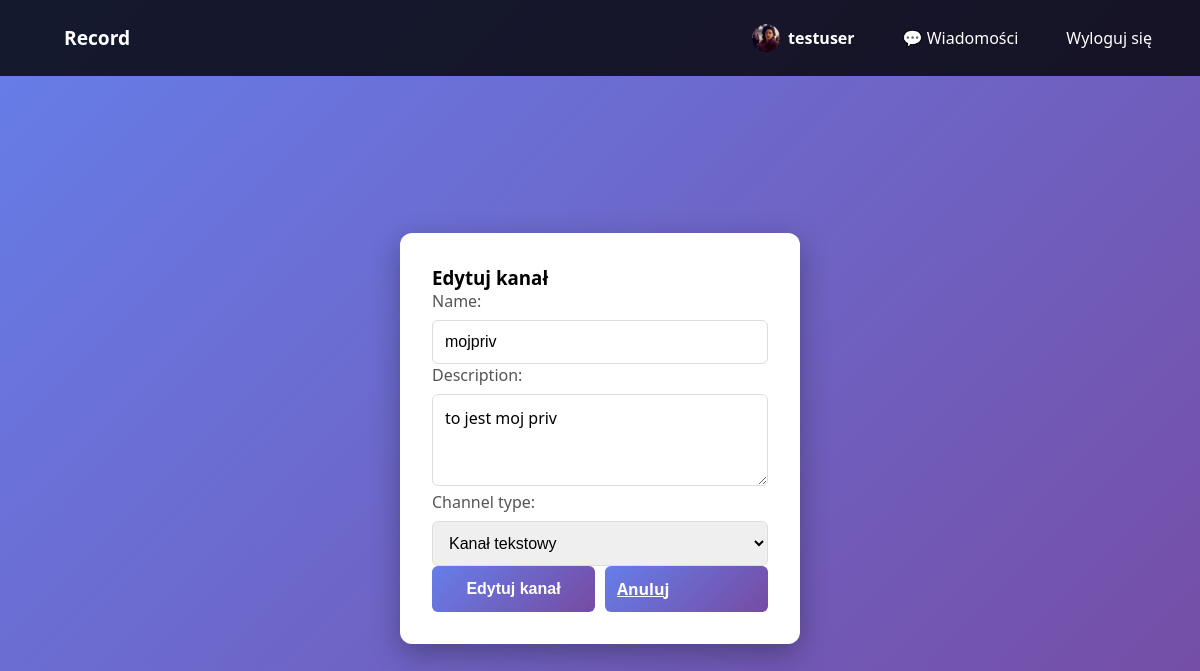
The app's page /channel/6/edit/ (signed in) with its own data.
### record_app/models.py (models this page shows, shortened)
class User(AbstractUser):
    ROLE_CHOICES = [
        ('user', 'Zwykły Użytkownik'),
        ('moderator', 'Moderator'),
        ('admin', 'Administrator'),
    ]
    role = models.CharField(
        max_length=10,
        choices=ROLE_CHOICES,
        default='user'
    )
    is_banned = models.BooleanField(default=False)
    description = models.TextField(blank=True, null=True)
    avatar = models.ImageField(upload_to='avatars/', blank=True, null=True)
    @property
    def avatar_url(self):
        if self.avatar:
            return self.avatar.url
        return f'{settings.MEDIA_URL}avatars/default_pfp.jpg'
    class Meta:
        verbose_name = 'Użytkownik'
        verbose_name_plural = 'Użytkownicy'

class Channel(models.Model):
    CHANNEL_TYPE_CHOICES = [
        ('text', 'Kanał tekstowy'),
        ('voice', 'Kanał głosowy'),
    ]
    name = models.CharField(max_length=100)
    description = models.TextField(blank=True, null=True)
    channel_type = models.CharField(
        max_length=10,
        choices=CHANNEL_TYPE_CHOICES,
        default='text'
    )
    is_public = models.BooleanField(default=True)
    created_by = models.ForeignKey(User, on_delete=models.CASCADE, related_name='created_channels')
    created_at = models.DateTimeField(auto_now_add=True)
    updated_at = models.DateTimeField(auto_now=True)
    class Meta:
        verbose_name = 'Kanał'
        verbose_name_plural = 'Kanały'
        ordering = ['created_at']

### record_app/views.py (the view)
# urls.py: path('channel/<int:channel_id>/edit/', views.edit_channel_view, name='edit_channel'),
@login_required(login_url='login')
def edit_channel_view(request, channel_id):
    channel = get_object_or_404(Channel, id=channel_id)
    if request.user not in [channel.created_by] and request.user.role not in ['admin', 'moderator']:
        messages.error(request, "Nie masz uprawnień do edytowania tego kanału.")
        return redirect('home')
    if request.method == 'POST':
        form = ChannelForm(request.POST, instance=channel)
        if form.is_valid():
            form.save()
            messages.success(request, f"Kanał '{channel.name}' został zaktualizowany.")
            return redirect('home')
    else:
        form = ChannelForm(instance=channel)
    is_admin = request.user.role in ['admin', 'moderator']
    context = {'form': form, 'action': 'Edytuj kanał', 'channel': channel, 'is_admin': is_admin}
    return render(request, 'record_app/channel_form.html', context)

### record_app/forms.py (shortened to what this page needs)
class ChannelForm(forms.ModelForm):
    class Meta:
        model = Channel
        fields = ('name', 'description', 'channel_type', 'is_public')
        widgets = {
            'name': forms.TextInput(attrs={
                'class': 'form-control',
                'placeholder': 'Nazwa kanału',
                'maxlength': '100'
            }),
            'description': forms.Textarea(attrs={
                'class': 'form-control',
                'placeholder': 'Opis kanału (opcjonalnie)',
                'rows': 3
            }),
            'channel_type': forms.Select(attrs={
                'class': 'form-control'
            }),
            'is_public': forms.CheckboxInput(attrs={
                'class': 'form-check-input'
            })
        }

### record_app/context_processors.py (called while the page is built)
def pending_reports(request):
    if request.user.is_authenticated and request.user.role in ('admin', 'moderator'):
        count = Report.objects.filter(status='pending').count()
        return {'pending_reports_count': count}
    return {'pending_reports_count': 0}

### record_app/templates/record_app/channel_form.html (shortened to what this page needs)
{% extends "record_app/base.html" %}
{% load static %}
{% block content %}
<div class="container" style="max-width: 600px; margin: 40px auto;">
    <div class="card">
        <div class="card-header bg-primary text-white">
            <h3 style="margin: 0;">{{ action }}</h3>
        </div>
        <div class="card-body">
            <form method="POST">
                {% for field in form %}
                {% if field.name != 'is_public' or is_admin %}
                <div class="mb-3">
                    {{ field.label_tag }}
                    {% if field.field.widget.input_type == 'checkbox' %}
                    <div class="form-check">
                        {{ field }}
                        <label class="form-check-label" for="{{ field.id_for_label }}">
                            Kanał publiczny (wszyscy mogą go widzieć)
                        </label>
                    </div>
                    {% else %}
                    {{ field }}
                    {% endif %}
                </div>
                {% endif %}
                {% endfor %}
                <div style="display: flex; gap: 10px;">
                    <button type="submit" class="btn btn-primary">{{ action }}</button>
                    <a href="{% url 'home' %}" class="btn btn-secondary">Anuluj</a>
                </div>
            </form>
        </div>
    </div>
</div>
{% endblock %}

### record_app/templates/record_app/base.html (shortened to what this page needs)
{% load static %}
<!DOCTYPE html>
<html lang="pl">
<head>
    <link rel="stylesheet" href="{% static 'css/style.css' %}">
</head>
<body>
    <nav>
        <div>
            <a href="{% url 'home' %}" style="font-weight: bold; font-size: 1.2rem;">Record</a>
        </div>
        <div>
            {% if user.is_authenticated %}
                <a href="{% url 'profile' %}" class="nav-avatar-wrap">
                    <img src="{{ user.avatar_url }}" alt="{{ user.username }}" class="avatar avatar-sm">
                    <strong>{{ user.username }}</strong>
                </a>
                <a href="{% url 'private_conversations' %}">💬 Wiadomości</a>
                <a href="{% url 'logout' %}">Wyloguj się</a>
            {% else %}
                <a href="{% url 'login' %}">Logowanie</a>
                <a href="{% url 'register' %}">Rejestracja</a>
            {% endif %}
        </div>
    </nav>
    <div class="content-area">
        {% block content %}
        {% endblock %}
    </div>
</body>
</html>

### record_app/static/css/style.css (style rules this page uses)
* { margin: 0; padding: 0; box-sizing: border-box; }
body { font-family: 'Segoe UI', Tahoma, Geneva, Verdana, sans-serif; background: linear-gradient(135deg, #667eea 0%, #764ba2 100%); height: 100vh; overflow: hidden; display: flex; flex-direction: column; }
.content-area { flex: 1; overflow: hidden; display: flex; flex-direction: column; min-height: 0; }
nav { background: rgba(0, 0, 0, 0.8); padding: 1rem 2rem; display: flex; justify-content: space-between; align-items: center; color: white; }
nav > div { display: flex; align-items: center; }
nav a, nav button { color: white; text-decoration: none; margin-left: 1rem; cursor: pointer; background: none; border: none; font-size: 1rem; padding: 0.5rem 1rem; border-radius: 4px; transition: background 0.3s; line-height: 1; }
.avatar { border-radius: 50%; object-fit: cover; flex-shrink: 0; display: inline-block; }
.avatar-sm, .avatar-placeholder-sm { width: 28px; height: 28px; font-size: 11px; }
.nav-avatar-wrap { display: inline-flex; align-items: center; gap: 8px; color: white; text-decoration: none; white-space: nowrap; }
.container { flex: 1; display: flex; justify-content: center; align-items: center; padding: 2rem; }
.card { background: white; border-radius: 12px; box-shadow: 0 10px 30px rgba(0, 0, 0, 0.3); padding: 2rem; max-width: 400px; width: 100%; }
label { display: block; margin-bottom: 0.5rem; color: #555; font-weight: 500; }
.form-control { width: 100%; padding: 0.75rem; border: 1px solid #ddd; border-radius: 6px; font-size: 1rem; transition: border-color 0.3s; }
textarea.form-control { resize: vertical; font-family: 'Segoe UI', Tahoma, Geneva, Verdana, sans-serif; }
.btn { width: 100%; padding: 0.75rem; background: linear-gradient(135deg, #667eea 0%, #764ba2 100%); color: white; border: none; border-radius: 6px; font-size: 1rem; font-weight: 600; cursor: pointer; transition: transform 0.2s, box-shadow 0.2s; }

### records on screen
User: avatar_url (picture), username "testuser"
Channel: form "mojpriv" "to jest moj priv" "Kanał tekstowy"

### other values on screen
{{ action }} "Edytuj kanał"
{{ field.label_tag }} "Name:" "Description:" "Channel type:"
